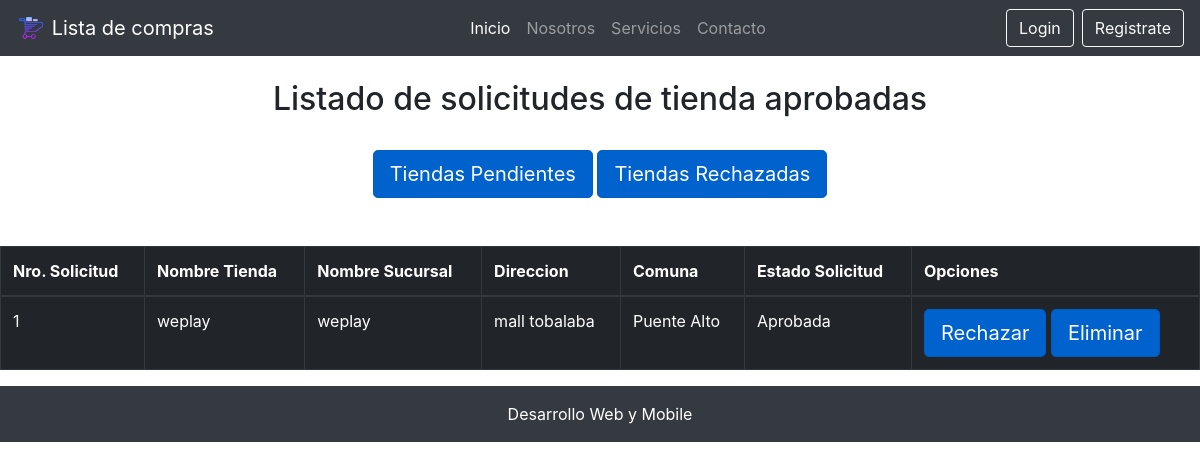
Screenshot of /tiendas_aprobadas/ with the database file from the repository.
### core/models.py (models this page shows, shortened)
class Tienda(models.Model):
    nombre = models.CharField(max_length=50)
    nombre_sucursal = models.CharField(max_length=50, verbose_name="Nombre Sucursal")
    direccion = models.CharField(max_length=50)
    comuna = models.ForeignKey(Comuna, on_delete=models.CASCADE)
    estado_tienda = models.ForeignKey(EstadoTienda, on_delete=models.CASCADE, verbose_name="Estado Tienda")

class Comuna(models.Model):
    nombre = models.CharField(max_length=60)
    region = models.ForeignKey(Region, on_delete=models.CASCADE)

class EstadoTienda(models.Model):
    nombre = models.CharField(max_length=30, verbose_name="Estado Tienda")

### core/views.py (the view)
# urls.py: path('tiendas_aprobadas/', tiendasaprobadas, name="tiendas_aprobadas"),
def tiendasaprobadas(request):
    aprobadas = Tienda.objects.filter(estado_tienda=2)
    return render(request, 'core/tiendas_aprobadas.html', {
        'aprobadas': aprobadas
    })

### core/templates/core/tiendas_aprobadas.html (shortened to what this page needs)
{% extends "core/base.html" %}
{% block contenido %}
<br>
<h2 class="text-center">Listado de solicitudes de tienda aprobadas</h2>
<br>
<div class="row">
    <div class="col-12 text-center">
        <a href="{% url 'listar_solicitud' %}" class="btn btn-primary btn-lg active" role="button" aria-pressed="true">Tiendas Pendientes</a>
        <a href="{% url 'tiendas_rechazadas' %}" class="btn btn-primary btn-lg active" role="button" aria-pressed="true">Tiendas Rechazadas</a>
    </div>
</div>
<br>
<br>
<div class="table-responsive">
    <table class="table table-dark table-bordered table-hover table-condensed">
        <thead>
            <tr>
                <th>Nro. Solicitud</th>
                <th>Nombre Tienda</th>
                <th>Nombre Sucursal</th>
                <th>Direccion</th>
                <th>Comuna</th>
                <th>Estado Solicitud</th>
                <th>Opciones</th>
            </tr>
        </thead>
        <tbody>
            {% for a in aprobadas %}
            <tr>
                <td>{{ a.id }}</td>
                <td>{{ a.nombre }}</td>
                <td>{{ a.nombre_sucursal }}</td>
                <td>{{ a.direccion }}</td>
                <td>{{ a.comuna.nombre }}</td>
                <td>{{ a.estado_tienda.nombre }}</td>
                <td>
                    <a class="btn btn-primary btn-lg active" href="{% url 'rechazar_solicitud' a.id %}">Rechazar</a>
                    <a class="btn btn-primary btn-lg active" href="{% url 'eliminar_solicitud' a.id %}">Eliminar</a>
                </td>
            </tr>
            {% endfor %}
        </tbody>
    </table>
</div>
{% endblock contenido %}

### core/static/core/css/estilos.css (style rules this page uses)
* { margin: 0; padding: 0; }

### rows the page displays
Tienda: id "1", nombre "weplay", nombre_sucursal "weplay", direccion "mall tobalaba", comuna.nombre "Puente Alto", estado_tienda.nombre "Aprobada"
